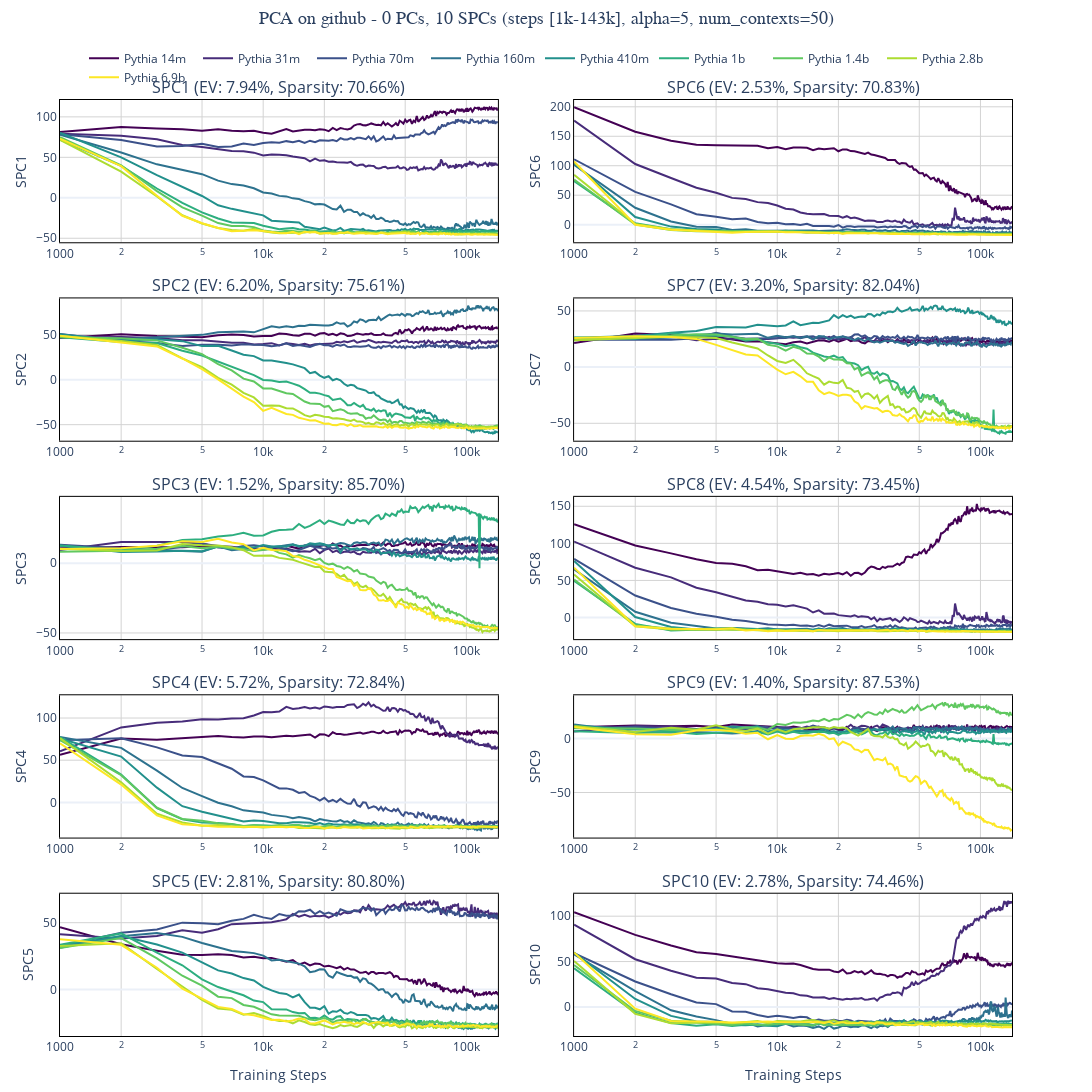

Notebook code cell kept with this figure:
### Code cell
from joint_pca import TrajectoryPlotter
plotter = TrajectoryPlotter(pca_handler)

fig = plotter.plot_pcs_over_time()
fig.show()

raw_filename = plotter._get_filename()
filename = raw_filename + "_pcs_over_time"
fig.write_image(filename + ".png", scale=2)
fig.write_image(filename + ".pdf")
fig.write_html(filename + ".html")

### Figure 1 — Plotly figure (JSON) as saved in the notebook; plotly's stock layout.template omitted (floating-point values rounded to 4 significant figures; data arrays with more than 128 entries replaced by an {"elided": "..."} marker saying what was removed)
{"data": [{"hoverinfo": "text", "line": {"color": "rgb(68, 1, 84)", "width": 2}, "mode": "lines", "name": "Pythia 14m", "showlegend": true, "text": {"elided": "143 str values"}, "type": "scatter", "x": {"elided": "143 int values"}, "xaxis": "x", "y": {"elided": "143 float values"}, "yaxis": "y"}, {"hoverinfo": "text", "line": {"color": "rgb(71, 44, 122)", "width": 2}, "mode": "lines", "name": "Pythia 31m", "showlegend": true, "text": {"elided": "143 str values"}, "type": "scatter", "x": {"elided": "143 int values"}, "xaxis": "x", "y": {"elided": "143 float values"}, "yaxis": "y"}, {"hoverinfo": "text", "line": {"color": "rgb(59, 81, 138)", "width": 2}, "mode": "lines", "name": "Pythia 70m", "showlegend": true, "text": {"elided": "143 str values"}, "type": "scatter", "x": {"elided": "143 int values"}, "xaxis": "x", "y": {"elided": "143 float values"}, "yaxis": "y"}, {"hoverinfo": "text", "line": {"color": "rgb(45, 114, 142)", "width": 2}, "mode": "lines", "name": "Pythia 160m", "showlegend": true, "text": {"elided": "143 str values"}, "type": "scatter", "x": {"elided": "143 int values"}, "xaxis": "x", "y": {"elided": "143 float values"}, "yaxis": "y"}, {"hoverinfo": "text", "line": {"color": "rgb(34, 144, 140)", "width": 2}, "mode": "lines", "name": "Pythia 410m", "showlegend": true, "text": {"elided": "143 str values"}, "type": "scatter", "x": {"elided": "143 int values"}, "xaxis": "x", "y": {"elided": "143 float values"}, "yaxis": "y"}, {"hoverinfo": "text", "line": {"color": "rgb(45, 174, 127)", "width": 2}, "mode": "lines", "name": "Pythia 1b", "showlegend": true, "text": {"elided": "143 str values"}, "type": "scatter", "x": {"elided": "143 int values"}, "xaxis": "x", "y": {"elided": "143 float values"}, "yaxis": "y"}, {"hoverinfo": "text", "line": {"color": "rgb(96, 200, 96)", "width": 2}, "mode": "lines", "name": "Pythia 1.4b", "showlegend": true, "text": {"elided": "143 str values"}, "type": "scatter", "x": {"elided": "143 int values"}, "xaxis": "x", "y": {"elided": "143 float values"}, "yaxis": "y"}, {"hoverinfo": "text", "line": {"color": "rgb(172, 220, 49)", "width": 2}, "mode": "lines", "name": "Pythia 2.8b", "showlegend": true, "text": {"elided": "143 str values"}, "type": "scatter", "x": {"elided": "143 int values"}, "xaxis": "x", "y": {"elided": "143 float values"}, "yaxis": "y"}, {"hoverinfo": "text", "line": {"color": "rgb(253, 231, 37)", "width": 2}, "mode": "lines", "name": "Pythia 6.9b", "showlegend": true, "text": {"elided": "143 str values"}, "type": "scatter", "x": {"elided": "143 int values"}, "xaxis": "x", "y": {"elided": "143 float values"}, "yaxis": "y"}, {"hoverinfo": "text", "line": {"color": "rgb(68, 1, 84)", "width": 2}, "mode": "lines", "name": "Pythia 14m", "showlegend": false, "text": {"elided": "143 str values"}, "type": "scatter", "x": {"elided": "143 int values"}, "xaxis": "x3", "y": {"elided": "143 float values"}, "yaxis": "y3"}, {"hoverinfo": "text", "line": {"color": "rgb(71, 44, 122)", "width": 2}, "mode": "lines", "name": "Pythia 31m", "showlegend": false, "text": {"elided": "143 str values"}, "type": "scatter", "x": {"elided": "143 int values"}, "xaxis": "x3", "y": {"elided": "143 float values"}, "yaxis": "y3"}, {"hoverinfo": "text", "line": {"color": "rgb(59, 81, 138)", "width": 2}, "mode": "lines", "name": "Pythia 70m", "showlegend": false, "text": {"elided": "143 str values"}, "type": "scatter", "x": {"elided": "143 int values"}, "xaxis": "x3", "y": {"elided": "143 float values"}, "yaxis": "y3"}, {"hoverinfo": "text", "line": {"color": "rgb(45, 114, 142)", "width": 2}, "mode": "lines", "name": "Pythia 160m", "showlegend": false, "text": {"elided": "143 str values"}, "type": "scatter", "x": {"elided": "143 int values"}, "xaxis": "x3", "y": {"elided": "143 float values"}, "yaxis": "y3"}, {"hoverinfo": "text", "line": {"color": "rgb(34, 144, 140)", "width": 2}, "mode": "lines", "name": "Pythia 410m", "showlegend": false, "text": {"elided": "143 str values"}, "type": "scatter", "x": {"elided": "143 int values"}, "xaxis": "x3", "y": {"elided": "143 float values"}, "yaxis": "y3"}, {"hoverinfo": "text", "line": {"color": "rgb(45, 174, 127)", "width": 2}, "mode": "lines", "name": "Pythia 1b", "showlegend": false, "text": {"elided": "143 str values"}, "type": "scatter", "x": {"elided": "143 int values"}, "xaxis": "x3", "y": {"elided": "143 float values"}, "yaxis": "y3"}, {"hoverinfo": "text", "line": {"color": "rgb(96, 200, 96)", "width": 2}, "mode": "lines", "name": "Pythia 1.4b", "showlegend": false, "text": {"elided": "143 str values"}, "type": "scatter", "x": {"elided": "143 int values"}, "xaxis": "x3", "y": {"elided": "143 float values"}, "yaxis": "y3"}, {"hoverinfo": "text", "line": {"color": "rgb(172, 220, 49)", "width": 2}, "mode": "lines", "name": "Pythia 2.8b", "showlegend": false, "text": {"elided": "143 str values"}, "type": "scatter", "x": {"elided": "143 int values"}, "xaxis": "x3", "y": {"elided": "143 float values"}, "yaxis": "y3"}, {"hoverinfo": "text", "line": {"color": "rgb(253, 231, 37)", "width": 2}, "mode": "lines", "name": "Pythia 6.9b", "showlegend": false, "text": {"elided": "143 str values"}, "type": "scatter", "x": {"elided": "143 int values"}, "xaxis": "x3", "y": {"elided": "143 float values"}, "yaxis": "y3"}, {"hoverinfo": "text", "line": {"color": "rgb(68, 1, 84)", "width": 2}, "mode": "lines", "name": "Pythia 14m", "showlegend": false, "text": {"elided": "143 str values"}, "type": "scatter", "x": {"elided": "143 int values"}, "xaxis": "x5", "y": {"elided": "143 float values"}, "yaxis": "y5"}, {"hoverinfo": "text", "line": {"color": "rgb(71, 44, 122)", "width": 2}, "mode": "lines", "name": "Pythia 31m", "showlegend": false, "text": {"elided": "143 str values"}, "type": "scatter", "x": {"elided": "143 int values"}, "xaxis": "x5", "y": {"elided": "143 float values"}, "yaxis": "y5"}, {"hoverinfo": "text", "line": {"color": "rgb(59, 81, 138)", "width": 2}, "mode": "lines", "name": "Pythia 70m", "showlegend": false, "text": {"elided": "143 str values"}, "type": "scatter", "x": {"elided": "143 int values"}, "xaxis": "x5", "y": {"elided": "143 float values"}, "yaxis": "y5"}, {"hoverinfo": "text", "line": {"color": "rgb(45, 114, 142)", "width": 2}, "mode": "lines", "name": "Pythia 160m", "showlegend": false, "text": {"elided": "143 str values"}, "type": "scatter", "x": {"elided": "143 int values"}, "xaxis": "x5", "y": {"elided": "143 float values"}, "yaxis": "y5"}, {"hoverinfo": "text", "line": {"color": "rgb(34, 144, 140)", "width": 2}, "mode": "lines", "name": "Pythia 410m", "showlegend": false, "text": {"elided": "143 str values"}, "type": "scatter", "x": {"elided": "143 int values"}, "xaxis": "x5", "y": {"elided": "143 float values"}, "yaxis": "y5"}, {"hoverinfo": "text", "line": {"color": "rgb(45, 174, 127)", "width": 2}, "mode": "lines", "name": "Pythia 1b", "showlegend": false, "text": {"elided": "143 str values"}, "type": "scatter", "x": {"elided": "143 int values"}, "xaxis": "x5", "y": {"elided": "143 float values"}, "yaxis": "y5"}, {"hoverinfo": "text", "line": {"color": "rgb(96, 200, 96)", "width": 2}, "mode": "lines", "name": "Pythia 1.4b", "showlegend": false, "text": {"elided": "143 str values"}, "type": "scatter", "x": {"elided": "143 int values"}, "xaxis": "x5", "y": {"elided": "143 float values"}, "yaxis": "y5"}, {"hoverinfo": "text", "line": {"color": "rgb(172, 220, 49)", "width": 2}, "mode": "lines", "name": "Pythia 2.8b", "showlegend": false, "text": {"elided": "143 str values"}, "type": "scatter", "x": {"elided": "143 int values"}, "xaxis": "x5", "y": {"elided": "143 float values"}, "yaxis": "y5"}, {"hoverinfo": "text", "line": {"color": "rgb(253, 231, 37)", "width": 2}, "mode": "lines", "name": "Pythia 6.9b", "showlegend": false, "text": {"elided": "143 str values"}, "type": "scatter", "x": {"elided": "143 int values"}, "xaxis": "x5", "y": {"elided": "143 float values"}, "yaxis": "y5"}, {"hoverinfo": "text", "line": {"color": "rgb(68, 1, 84)", "width": 2}, "mode": "lines", "name": "Pythia 14m", "showlegend": false, "text": {"elided": "143 str values"}, "type": "scatter", "x": {"elided": "143 int values"}, "xaxis": "x7", "y": {"elided": "143 float values"}, "yaxis": "y7"}, {"hoverinfo": "text", "line": {"color": "rgb(71, 44, 122)", "width": 2}, "mode": "lines", "name": "Pythia 31m", "showlegend": false, "text": {"elided": "143 str values"}, "type": "scatter", "x": {"elided": "143 int values"}, "xaxis": "x7", "y": {"elided": "143 float values"}, "yaxis": "y7"}, {"hoverinfo": "text", "line": {"color": "rgb(59, 81, 138)", "width": 2}, "mode": "lines", "name": "Pythia 70m", "showlegend": false, "text": {"elided": "143 str values"}, "type": "scatter", "x": {"elided": "143 int values"}, "xaxis": "x7", "y": {"elided": "143 float values"}, "yaxis": "y7"}, {"hoverinfo": "text", "line": {"color": "rgb(45, 114, 142)", "width": 2}, "mode": "lines", "name": "Pythia 160m", "showlegend": false, "text": {"elided": "143 str values"}, "type": "scatter", "x": {"elided": "143 int values"}, "xaxis": "x7", "y": {"elided": "143 float values"}, "yaxis": "y7"}, {"hoverinfo": "text", "line": {"color": "rgb(34, 144, 140)", "width": 2}, "mode": "lines", "name": "Pythia 410m", "showlegend": false, "text": {"elided": "143 str values"}, "type": "scatter", "x": {"elided": "143 int values"}, "xaxis": "x7", "y": {"elided": "143 float values"}, "yaxis": "y7"}, {"hoverinfo": "text", "line": {"color": "rgb(45, 174, 127)", "width": 2}, "mode": "lines", "name": "Pythia 1b", "showlegend": false, "text": {"elided": "143 str values"}, "type": "scatter", "x": {"elided": "143 int values"}, "xaxis": "x7", "y": {"elided": "143 float values"}, "yaxis": "y7"}, {"hoverinfo": "text", "line": {"color": "rgb(96, 200, 96)", "width": 2}, "mode": "lines", "name": "Pythia 1.4b", "showlegend": false, "text": {"elided": "143 str values"}, "type": "scatter", "x": {"elided": "143 int values"}, "xaxis": "x7", "y": {"elided": "143 float values"}, "yaxis": "y7"}, {"hoverinfo": "text", "line": {"color": "rgb(172, 220, 49)", "width": 2}, "mode": "lines", "name": "Pythia 2.8b", "showlegend": false, "text": {"elided": "143 str values"}, "type": "scatter", "x": {"elided": "143 int values"}, "xaxis": "x7", "y": {"elided": "143 float values"}, "yaxis": "y7"}, {"hoverinfo": "text", "line": {"color": "rgb(253, 231, 37)", "width": 2}, "mode": "lines", "name": "Pythia 6.9b", "showlegend": false, "text": {"elided": "143 str values"}, "type": "scatter", "x": {"elided": "143 int values"}, "xaxis": "x7", "y": {"elided": "143 float values"}, "yaxis": "y7"}, {"hoverinfo": "text", "line": {"color": "rgb(68, 1, 84)", "width": 2}, "mode": "lines", "name": "Pythia 14m", "showlegend": false, "text": {"elided": "143 str values"}, "type": "scatter", "x": {"elided": "143 int values"}, "xaxis": "x9", "y": {"elided": "143 float values"}, "yaxis": "y9"}, {"hoverinfo": "text", "line": {"color": "rgb(71, 44, 122)", "width": 2}, "mode": "lines", "name": "Pythia 31m", "showlegend": false, "text": {"elided": "143 str values"}, "type": "scatter", "x": {"elided": "143 int values"}, "xaxis": "x9", "y": {"elided": "143 float values"}, "yaxis": "y9"}, {"hoverinfo": "text", "line": {"color": "rgb(59, 81, 138)", "width": 2}, "mode": "lines", "name": "Pythia 70m", "showlegend": false, "text": {"elided": "143 str values"}, "type": "scatter", "x": {"elided": "143 int values"}, "xaxis": "x9", "y": {"elided": "143 float values"}, "yaxis": "y9"}, {"hoverinfo": "text", "line": {"color": "rgb(45, 114, 142)", "width": 2}, "mode": "lines", "name": "Pythia 160m", "showlegend": false, "text": {"elided": "143 str values"}, "type": "scatter", "x": {"elided": "143 int values"}, "xaxis": "x9", "y": {"elided": "143 float values"}, "yaxis": "y9"}, {"hoverinfo": "text", "line": {"color": "rgb(34, 144, 140)", "width": 2}, "mode": "lines", "name": "Pythia 410m", "showlegend": false, "text": {"elided": "143 str values"}, "type": "scatter", "x": {"elided": "143 int values"}, "xaxis": "x9", "y": {"elided": "143 float values"}, "yaxis": "y9"}, {"hoverinfo": "text", "line": {"color": "rgb(45, 174, 127)", "width": 2}, "mode": "lines", "name": "Pythia 1b", "showlegend": false, "text": {"elided": "143 str values"}, "type": "scatter", "x": {"elided": "143 int values"}, "xaxis": "x9", "y": {"elided": "143 float values"}, "yaxis": "y9"}, {"hoverinfo": "text", "line": {"color": "rgb(96, 200, 96)", "width": 2}, "mode": "lines", "name": "Pythia 1.4b", "showlegend": false, "text": {"elided": "143 str values"}, "type": "scatter", "x": {"elided": "143 int values"}, "xaxis": "x9", "y": {"elided": "143 float values"}, "yaxis": "y9"}, {"hoverinfo": "text", "line": {"color": "rgb(172, 220, 49)", "width": 2}, "mode": "lines", "name": "Pythia 2.8b", "showlegend": false, "text": {"elided": "143 str values"}, "type": "scatter", "x": {"elided": "143 int values"}, "xaxis": "x9", "y": {"elided": "143 float values"}, "yaxis": "y9"}, {"hoverinfo": "text", "line": {"color": "rgb(253, 231, 37)", "width": 2}, "mode": "lines", "name": "Pythia 6.9b", "showlegend": false, "text": {"elided": "143 str values"}, "type": "scatter", "x": {"elided": "143 int values"}, "xaxis": "x9", "y": {"elided": "143 float values"}, "yaxis": "y9"}, {"hoverinfo": "text", "line": {"color": "rgb(68, 1, 84)", "width": 2}, "mode": "lines", "name": "Pythia 14m", "showlegend": false, "text": {"elided": "143 str values"}, "type": "scatter", "x": {"elided": "143 int values"}, "xaxis": "x2", "y": {"elided": "143 float values"}, "yaxis": "y2"}, {"hoverinfo": "text", "line": {"color": "rgb(71, 44, 122)", "width": 2}, "mode": "lines", "name": "Pythia 31m", "showlegend": false, "text": {"elided": "143 str values"}, "type": "scatter", "x": {"elided": "143 int values"}, "xaxis": "x2", "y": {"elided": "143 float values"}, "yaxis": "y2"}, {"hoverinfo": "text", "line": {"color": "rgb(59, 81, 138)", "width": 2}, "mode": "lines", "name": "Pythia 70m", "showlegend": false, "text": {"elided": "143 str values"}, "type": "scatter", "x": {"elided": "143 int values"}, "xaxis": "x2", "y": {"elided": "143 float values"}, "yaxis": "y2"}, {"hoverinfo": "text", "line": {"color": "rgb(45, 114, 142)", "width": 2}, "mode": "lines", "name": "Pythia 160m", "showlegend": false, "text": {"elided": "143 str values"}, "type": "scatter", "x": {"elided": "143 int values"}, "xaxis": "x2", "y": {"elided": "143 float values"}, "yaxis": "y2"}, {"hoverinfo": "text", "line": {"color": "rgb(34, 144, 140)", "width": 2}, "mode": "lines", "name": "Pythia 410m", "showlegend": false, "text": {"elided": "143 str values"}, "type": "scatter", "x": {"elided": "143 int values"}, "xaxis": "x2", "y": {"elided": "143 float values"}, "yaxis": "y2"}, {"hoverinfo": "text", "line": {"color": "rgb(45, 174, 127)", "width": 2}, "mode": "lines", "name": "Pythia 1b", "showlegend": false, "text": {"elided": "143 str values"}, "type": "scatter", "x": {"elided": "143 int values"}, "xaxis": "x2", "y": {"elided": "143 float values"}, "yaxis": "y2"}, {"hoverinfo": "text", "line": {"color": "rgb(96, 200, 96)", "width": 2}, "mode": "lines", "name": "Pythia 1.4b", "showlegend": false, "text": {"elided": "143 str values"}, "type": "scatter", "x": {"elided": "143 int values"}, "xaxis": "x2", "y": {"elided": "143 float values"}, "yaxis": "y2"}, {"hoverinfo": "text", "line": {"color": "rgb(172, 220, 49)", "width": 2}, "mode": "lines", "name": "Pythia 2.8b", "showlegend": false, "text": {"elided": "143 str values"}, "type": "scatter", "x": {"elided": "143 int values"}, "xaxis": "x2", "y": {"elided": "143 float values"}, "yaxis": "y2"}, {"hoverinfo": "text", "line": {"color": "rgb(253, 231, 37)", "width": 2}, "mode": "lines", "name": "Pythia 6.9b", "showlegend": false, "text": {"elided": "143 str values"}, "type": "scatter", "x": {"elided": "143 int values"}, "xaxis": "x2", "y": {"elided": "143 float values"}, "yaxis": "y2"}, {"hoverinfo": "text", "line": {"color": "rgb(68, 1, 84)", "width": 2}, "mode": "lines", "name": "Pythia 14m", "showlegend": false, "text": {"elided": "143 str values"}, "type": "scatter", "x": {"elided": "143 int values"}, "xaxis": "x4", "y": {"elided": "143 float values"}, "yaxis": "y4"}, {"hoverinfo": "text", "line": {"color": "rgb(71, 44, 122)", "width": 2}, "mode": "lines", "name": "Pythia 31m", "showlegend": false, "text": {"elided": "143 str values"}, "type": "scatter", "x": {"elided": "143 int values"}, "xaxis": "x4", "y": {"elided": "143 float values"}, "yaxis": "y4"}, {"hoverinfo": "text", "line": {"color": "rgb(59, 81, 138)", "width": 2}, "mode": "lines", "name": "Pythia 70m", "showlegend": false, "text": {"elided": "143 str values"}, "type": "scatter", "x": {"elided": "143 int values"}, "xaxis": "x4", "y": {"elided": "143 float values"}, "yaxis": "y4"}, {"hoverinfo": "text", "line": {"color": "rgb(45, 114, 142)", "width": 2}, "mode": "lines", "name": "Pythia 160m", "showlegend": false, "text": {"elided": "143 str values"}, "type": "scatter", "x": {"elided": "143 int values"}, "xaxis": "x4", "y": {"elided": "143 float values"}, "yaxis": "y4"}, {"hoverinfo": "text", "line": {"color": "rgb(34, 144, 140)", "width": 2}, "mode": "lines", "name": "Pythia 410m", "showlegend": false, "text": {"elided": "143 str values"}, "type": "scatter", "x": {"elided": "143 int values"}, "xaxis": "x4", "y": {"elided": "143 float values"}, "yaxis": "y4"}, {"hoverinfo": "text", "line": {"color": "rgb(45, 174, 127)", "width": 2}, "mode": "lines", "name": "Pythia 1b", "showlegend": false, "text": {"elided": "143 str values"}, "type": "scatter", "x": {"elided": "143 int values"}, "xaxis": "x4", "y": {"elided": "143 float values"}, "yaxis": "y4"}, {"hoverinfo": "text", "line": {"color": "rgb(96, 200, 96)", "width": 2}, "mode": "lines", "name": "Pythia 1.4b", "showlegend": false, "text": {"elided": "143 str values"}, "type": "scatter", "x": {"elided": "143 int values"}, "xaxis": "x4", "y": {"elided": "143 float values"}, "yaxis": "y4"}, {"hoverinfo": "text", "line": {"color": "rgb(172, 220, 49)", "width": 2}, "mode": "lines", "name": "Pythia 2.8b", "showlegend": false, "text": {"elided": "143 str values"}, "type": "scatter", "x": {"elided": "143 int values"}, "xaxis": "x4", "y": {"elided": "143 float values"}, "yaxis": "y4"}, {"hoverinfo": "text", "line": {"color": "rgb(253, 231, 37)", "width": 2}, "mode": "lines", "name": "Pythia 6.9b", "showlegend": false, "text": {"elided": "143 str values"}, "type": "scatter", "x": {"elided": "143 int values"}, "xaxis": "x4", "y": {"elided": "143 float values"}, "yaxis": "y4"}, {"hoverinfo": "text", "line": {"color": "rgb(68, 1, 84)", "width": 2}, "mode": "lines", "name": "Pythia 14m", "showlegend": false, "text": {"elided": "143 str values"}, "type": "scatter", "x": {"elided": "143 int values"}, "xaxis": "x6", "y": {"elided": "143 float values"}, "yaxis": "y6"}, {"hoverinfo": "text", "line": {"color": "rgb(71, 44, 122)", "width": 2}, "mode": "lines", "name": "Pythia 31m", "showlegend": false, "text": {"elided": "143 str values"}, "type": "scatter", "x": {"elided": "143 int values"}, "xaxis": "x6", "y": {"elided": "143 float values"}, "yaxis": "y6"}, {"hoverinfo": "text", "line": {"color": "rgb(59, 81, 138)", "width": 2}, "mode": "lines", "name": "Pythia 70m", "showlegend": false, "text": {"elided": "143 str values"}, "type": "scatter", "x": {"elided": "143 int values"}, "xaxis": "x6", "y": {"elided": "143 float values"}, "yaxis": "y6"}, {"hoverinfo": "text", "line": {"color": "rgb(45, 114, 142)", "width": 2}, "mode": "lines", "name": "Pythia 160m", "showlegend": false, "text": {"elided": "143 str values"}, "type": "scatter", "x": {"elided": "143 int values"}, "xaxis": "x6", "y": {"elided": "143 float values"}, "yaxis": "y6"}, {"hoverinfo": "text", "line": {"color": "rgb(34, 144, 140)", "width": 2}, "mode": "lines", "name": "Pythia 410m", "showlegend": false, "text": {"elided": "143 str values"}, "type": "scatter", "x": {"elided": "143 int values"}, "xaxis": "x6", "y": {"elided": "143 float values"}, "yaxis": "y6"}, {"hoverinfo": "text", "line": {"color": "rgb(45, 174, 127)", "width": 2}, "mode": "lines", "name": "Pythia 1b", "showlegend": false, "text": {"elided": "143 str values"}, "type": "scatter", "x": {"elided": "143 int values"}, "xaxis": "x6", "y": {"elided": "143 float values"}, "yaxis": "y6"}, {"hoverinfo": "text", "line": {"color": "rgb(96, 200, 96)", "width": 2}, "mode": "lines", "name": "Pythia 1.4b", "showlegend": false, "text": {"elided": "143 str values"}, "type": "scatter", "x": {"elided": "143 int values"}, "xaxis": "x6", "y": {"elided": "143 float values"}, "yaxis": "y6"}, {"hoverinfo": "text", "line": {"color": "rgb(172, 220, 49)", "width": 2}, "mode": "lines", "name": "Pythia 2.8b", "showlegend": false, "text": {"elided": "143 str values"}, "type": "scatter", "x": {"elided": "143 int values"}, "xaxis": "x6", "y": {"elided": "143 float values"}, "yaxis": "y6"}, {"hoverinfo": "text", "line": {"color": "rgb(253, 231, 37)", "width": 2}, "mode": "lines", "name": "Pythia 6.9b", "showlegend": false, "text": {"elided": "143 str values"}, "type": "scatter", "x": {"elided": "143 int values"}, "xaxis": "x6", "y": {"elided": "143 float values"}, "yaxis": "y6"}, {"hoverinfo": "text", "line": {"color": "rgb(68, 1, 84)", "width": 2}, "mode": "lines", "name": "Pythia 14m", "showlegend": false, "text": {"elided": "143 str values"}, "type": "scatter", "x": {"elided": "143 int values"}, "xaxis": "x8", "y": {"elided": "143 float values"}, "yaxis": "y8"}, {"hoverinfo": "text", "line": {"color": "rgb(71, 44, 122)", "width": 2}, "mode": "lines", "name": "Pythia 31m", "showlegend": false, "text": {"elided": "143 str values"}, "type": "scatter", "x": {"elided": "143 int values"}, "xaxis": "x8", "y": {"elided": "143 float values"}, "yaxis": "y8"}, {"hoverinfo": "text", "line": {"color": "rgb(59, 81, 138)", "width": 2}, "mode": "lines", "name": "Pythia 70m", "showlegend": false, "text": {"elided": "143 str values"}, "type": "scatter", "x": {"elided": "143 int values"}, "xaxis": "x8", "y": {"elided": "143 float values"}, "yaxis": "y8"}, {"hoverinfo": "text", "line": {"color": "rgb(45, 114, 142)", "width": 2}, "mode": "lines", "name": "Pythia 160m", "showlegend": false, "text": {"elided": "143 str values"}, "type": "scatter", "x": {"elided": "143 int values"}, "xaxis": "x8", "y": {"elided": "143 float values"}, "yaxis": "y8"}, {"hoverinfo": "text", "line": {"color": "rgb(34, 144, 140)", "width": 2}, "mode": "lines", "name": "Pythia 410m", "showlegend": false, "text": {"elided": "143 str values"}, "type": "scatter", "x": {"elided": "143 int values"}, "xaxis": "x8", "y": {"elided": "143 float values"}, "yaxis": "y8"}, {"hoverinfo": "text", "line": {"color": "rgb(45, 174, 127)", "width": 2}, "mode": "lines", "name": "Pythia 1b", "showlegend": false, "text": {"elided": "143 str values"}, "type": "scatter", "x": {"elided": "143 int values"}, "xaxis": "x8", "y": {"elided": "143 float values"}, "yaxis": "y8"}, {"hoverinfo": "text", "line": {"color": "rgb(96, 200, 96)", "width": 2}, "mode": "lines", "name": "Pythia 1.4b", "showlegend": false, "text": {"elided": "143 str values"}, "type": "scatter", "x": {"elided": "143 int values"}, "xaxis": "x8", "y": {"elided": "143 float values"}, "yaxis": "y8"}, {"hoverinfo": "text", "line": {"color": "rgb(172, 220, 49)", "width": 2}, "mode": "lines", "name": "Pythia 2.8b", "showlegend": false, "text": {"elided": "143 str values"}, "type": "scatter", "x": {"elided": "143 int values"}, "xaxis": "x8", "y": {"elided": "143 float values"}, "yaxis": "y8"}, {"hoverinfo": "text", "line": {"color": "rgb(253, 231, 37)", "width": 2}, "mode": "lines", "name": "Pythia 6.9b", "showlegend": false, "text": {"elided": "143 str values"}, "type": "scatter", "x": {"elided": "143 int values"}, "xaxis": "x8", "y": {"elided": "143 float values"}, "yaxis": "y8"}, {"hoverinfo": "text", "line": {"color": "rgb(68, 1, 84)", "width": 2}, "mode": "lines", "name": "Pythia 14m", "showlegend": false, "text": {"elided": "143 str values"}, "type": "scatter", "x": {"elided": "143 int values"}, "xaxis": "x10", "y": {"elided": "143 float values"}, "yaxis": "y10"}, {"hoverinfo": "text", "line": {"color": "rgb(71, 44, 122)", "width": 2}, "mode": "lines", "name": "Pythia 31m", "showlegend": false, "text": {"elided": "143 str values"}, "type": "scatter", "x": {"elided": "143 int values"}, "xaxis": "x10", "y": {"elided": "143 float values"}, "yaxis": "y10"}, {"hoverinfo": "text", "line": {"color": "rgb(59, 81, 138)", "width": 2}, "mode": "lines", "name": "Pythia 70m", "showlegend": false, "text": {"elided": "143 str values"}, "type": "scatter", "x": {"elided": "143 int values"}, "xaxis": "x10", "y": {"elided": "143 float values"}, "yaxis": "y10"}, {"hoverinfo": "text", "line": {"color": "rgb(45, 114, 142)", "width": 2}, "mode": "lines", "name": "Pythia 160m", "showlegend": false, "text": {"elided": "143 str values"}, "type": "scatter", "x": {"elided": "143 int values"}, "xaxis": "x10", "y": {"elided": "143 float values"}, "yaxis": "y10"}, {"hoverinfo": "text", "line": {"color": "rgb(34, 144, 140)", "width": 2}, "mode": "lines", "name": "Pythia 410m", "showlegend": false, "text": {"elided": "143 str values"}, "type": "scatter", "x": {"elided": "143 int values"}, "xaxis": "x10", "y": {"elided": "143 float values"}, "yaxis": "y10"}, {"hoverinfo": "text", "line": {"color": "rgb(45, 174, 127)", "width": 2}, "mode": "lines", "name": "Pythia 1b", "showlegend": false, "text": {"elided": "143 str values"}, "type": "scatter", "x": {"elided": "143 int values"}, "xaxis": "x10", "y": {"elided": "143 float values"}, "yaxis": "y10"}, {"hoverinfo": "text", "line": {"color": "rgb(96, 200, 96)", "width": 2}, "mode": "lines", "name": "Pythia 1.4b", "showlegend": false, "text": {"elided": "143 str values"}, "type": "scatter", "x": {"elided": "143 int values"}, "xaxis": "x10", "y": {"elided": "143 float values"}, "yaxis": "y10"}, {"hoverinfo": "text", "line": {"color": "rgb(172, 220, 49)", "width": 2}, "mode": "lines", "name": "Pythia 2.8b", "showlegend": false, "text": {"elided": "143 str values"}, "type": "scatter", "x": {"elided": "143 int values"}, "xaxis": "x10", "y": {"elided": "143 float values"}, "yaxis": "y10"}, {"hoverinfo": "text", "line": {"color": "rgb(253, 231, 37)", "width": 2}, "mode": "lines", "name": "Pythia 6.9b", "showlegend": false, "text": {"elided": "143 str values"}, "type": "scatter", "x": {"elided": "143 int values"}, "xaxis": "x10", "y": {"elided": "143 float values"}, "yaxis": "y10"}], "layout": {"annotations": [{"font": {"size": 16}, "showarrow": false, "text": "SPC1 (EV: 7.94%, Sparsity: 70.66%)", "x": 0.23, "xanchor": "center", "xref": "paper", "y": 1, "yanchor": "bottom", "yref": "paper"}, {"font": {"size": 16}, "showarrow": false, "text": "SPC6 (EV: 2.53%, Sparsity: 70.83%)", "x": 0.77, "xanchor": "center", "xref": "paper", "y": 1, "yanchor": "bottom", "yref": "paper"}, {"font": {"size": 16}, "showarrow": false, "text": "SPC2 (EV: 6.20%, Sparsity: 75.61%)", "x": 0.23, "xanchor": "center", "xref": "paper", "y": 0.788, "yanchor": "bottom", "yref": "paper"}, {"font": {"size": 16}, "showarrow": false, "text": "SPC7 (EV: 3.20%, Sparsity: 82.04%)", "x": 0.77, "xanchor": "center", "xref": "paper", "y": 0.788, "yanchor": "bottom", "yref": "paper"}, {"font": {"size": 16}, "showarrow": false, "text": "SPC3 (EV: 1.52%, Sparsity: 85.70%)", "x": 0.23, "xanchor": "center", "xref": "paper", "y": 0.576, "yanchor": "bottom", "yref": "paper"}, {"font": {"size": 16}, "showarrow": false, "text": "SPC8 (EV: 4.54%, Sparsity: 73.45%)", "x": 0.77, "xanchor": "center", "xref": "paper", "y": 0.576, "yanchor": "bottom", "yref": "paper"}, {"font": {"size": 16}, "showarrow": false, "text": "SPC4 (EV: 5.72%, Sparsity: 72.84%)", "x": 0.23, "xanchor": "center", "xref": "paper", "y": 0.364, "yanchor": "bottom", "yref": "paper"}, {"font": {"size": 16}, "showarrow": false, "text": "SPC9 (EV: 1.40%, Sparsity: 87.53%)", "x": 0.77, "xanchor": "center", "xref": "paper", "y": 0.364, "yanchor": "bottom", "yref": "paper"}, {"font": {"size": 16}, "showarrow": false, "text": "SPC5 (EV: 2.81%, Sparsity: 80.80%)", "x": 0.23, "xanchor": "center", "xref": "paper", "y": 0.152, "yanchor": "bottom", "yref": "paper"}, {"font": {"size": 16}, "showarrow": false, "text": "SPC10 (EV: 2.78%, Sparsity: 74.46%)", "x": 0.77, "xanchor": "center", "xref": "paper", "y": 0.152, "yanchor": "bottom", "yref": "paper"}], "height": 1200, "legend": {"orientation": "h", "x": 0.5, "xanchor": "center", "y": 1.06, "yanchor": "top"}, "margin": {"b": 20, "l": 60, "r": 80, "t": 100}, "showlegend": true, "title": {"font": {"family": "Arial", "size": 18}, "text": "PCA on github - 0 PCs, 10 SPCs (steps [1k-143k], alpha=5, num_contexts=50)", "x": 0.5, "y": 0.99}, "width": 1300, "xaxis": {"anchor": "y", "domain": [0, 0.46], "gridcolor": "LightGray", "gridwidth": 1, "linecolor": "black", "linewidth": 1, "mirror": true, "showgrid": true, "showline": true, "showticklabels": true, "type": "log"}, "xaxis10": {"anchor": "y10", "domain": [0.54, 1], "gridcolor": "LightGray", "gridwidth": 1, "linecolor": "black", "linewidth": 1, "mirror": true, "showgrid": true, "showline": true, "showticklabels": true, "title": {"text": "Training Steps"}, "type": "log"}, "xaxis2": {"anchor": "y2", "domain": [0.54, 1], "gridcolor": "LightGray", "gridwidth": 1, "linecolor": "black", "linewidth": 1, "mirror": true, "showgrid": true, "showline": true, "showticklabels": true, "type": "log"}, "xaxis3": {"anchor": "y3", "domain": [0, 0.46], "gridcolor": "LightGray", "gridwidth": 1, "linecolor": "black", "linewidth": 1, "mirror": true, "showgrid": true, "showline": true, "showticklabels": true, "type": "log"}, "xaxis4": {"anchor": "y4", "domain": [0.54, 1], "gridcolor": "LightGray", "gridwidth": 1, "linecolor": "black", "linewidth": 1, "mirror": true, "showgrid": true, "showline": true, "showticklabels": true, "type": "log"}, "xaxis5": {"anchor": "y5", "domain": [0, 0.46], "gridcolor": "LightGray", "gridwidth": 1, "linecolor": "black", "linewidth": 1, "mirror": true, "showgrid": true, "showline": true, "showticklabels": true, "type": "log"}, "xaxis6": {"anchor": "y6", "domain": [0.54, 1], "gridcolor": "LightGray", "gridwidth": 1, "linecolor": "black", "linewidth": 1, "mirror": true, "showgrid": true, "showline": true, "showticklabels": true, "type": "log"}, "xaxis7": {"anchor": "y7", "domain": [0, 0.46], "gridcolor": "LightGray", "gridwidth": 1, "linecolor": "black", "linewidth": 1, "mirror": true, "showgrid": true, "showline": true, "showticklabels": true, "type": "log"}, "xaxis8": {"anchor": "y8", "domain": [0.54, 1], "gridcolor": "LightGray", "gridwidth": 1, "linecolor": "black", "linewidth": 1, "mirror": true, "showgrid": true, "showline": true, "showticklabels": true, "type": "log"}, "xaxis9": {"anchor": "y9", "domain": [0, 0.46], "gridcolor": "LightGray", "gridwidth": 1, "linecolor": "black", "linewidth": 1, "mirror": true, "showgrid": true, "showline": true, "showticklabels": true, "title": {"text": "Training Steps"}, "type": "log"}, "yaxis": {"anchor": "x", "domain": [0.848, 1], "gridcolor": "LightGray", "gridwidth": 1, "linecolor": "black", "linewidth": 1, "mirror": true, "showgrid": true, "showline": true, "title": {"standoff": 5, "text": "SPC1"}}, "yaxis10": {"anchor": "x10", "domain": [0, 0.152], "gridcolor": "LightGray", "gridwidth": 1, "linecolor": "black", "linewidth": 1, "mirror": true, "showgrid": true, "showline": true, "title": {"standoff": 5, "text": "SPC10"}}, "yaxis2": {"anchor": "x2", "domain": [0.848, 1], "gridcolor": "LightGray", "gridwidth": 1, "linecolor": "black", "linewidth": 1, "mirror": true, "showgrid": true, "showline": true, "title": {"standoff": 5, "text": "SPC6"}}, "yaxis3": {"anchor": "x3", "domain": [0.636, 0.788], "gridcolor": "LightGray", "gridwidth": 1, "linecolor": "black", "linewidth": 1, "mirror": true, "showgrid": true, "showline": true, "title": {"standoff": 5, "text": "SPC2"}}, "yaxis4": {"anchor": "x4", "domain": [0.636, 0.788], "gridcolor": "LightGray", "gridwidth": 1, "linecolor": "black", "linewidth": 1, "mirror": true, "showgrid": true, "showline": true, "title": {"standoff": 5, "text": "SPC7"}}, "yaxis5": {"anchor": "x5", "domain": [0.424, 0.576], "gridcolor": "LightGray", "gridwidth": 1, "linecolor": "black", "linewidth": 1, "mirror": true, "showgrid": true, "showline": true, "title": {"standoff": 5, "text": "SPC3"}}, "yaxis6": {"anchor": "x6", "domain": [0.424, 0.576], "gridcolor": "LightGray", "gridwidth": 1, "linecolor": "black", "linewidth": 1, "mirror": true, "showgrid": true, "showline": true, "title": {"standoff": 5, "text": "SPC8"}}, "yaxis7": {"anchor": "x7", "domain": [0.212, 0.364], "gridcolor": "LightGray", "gridwidth": 1, "linecolor": "black", "linewidth": 1, "mirror": true, "showgrid": true, "showline": true, "title": {"standoff": 5, "text": "SPC4"}}, "yaxis8": {"anchor": "x8", "domain": [0.212, 0.364], "gridcolor": "LightGray", "gridwidth": 1, "linecolor": "black", "linewidth": 1, "mirror": true, "showgrid": true, "showline": true, "title": {"standoff": 5, "text": "SPC9"}}, "yaxis9": {"anchor": "x9", "domain": [0, 0.152], "gridcolor": "LightGray", "gridwidth": 1, "linecolor": "black", "linewidth": 1, "mirror": true, "showgrid": true, "showline": true, "title": {"standoff": 5, "text": "SPC5"}}}}
